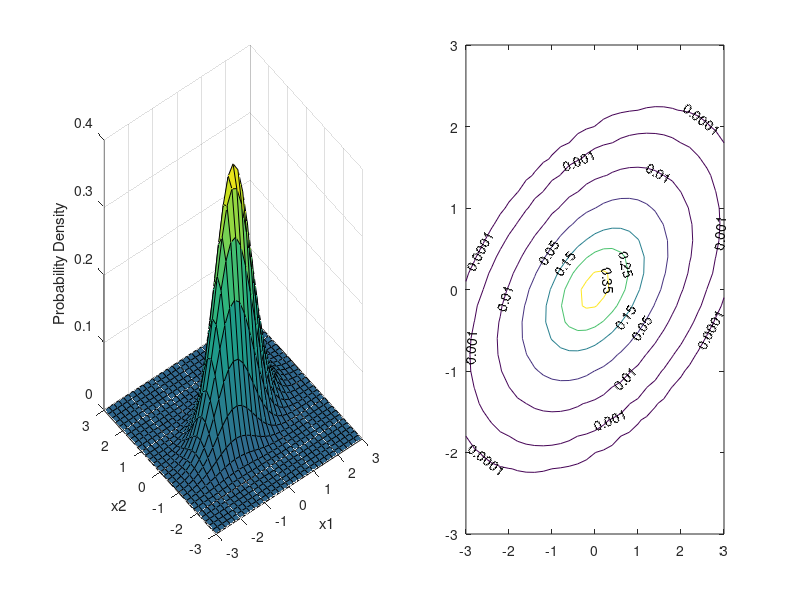
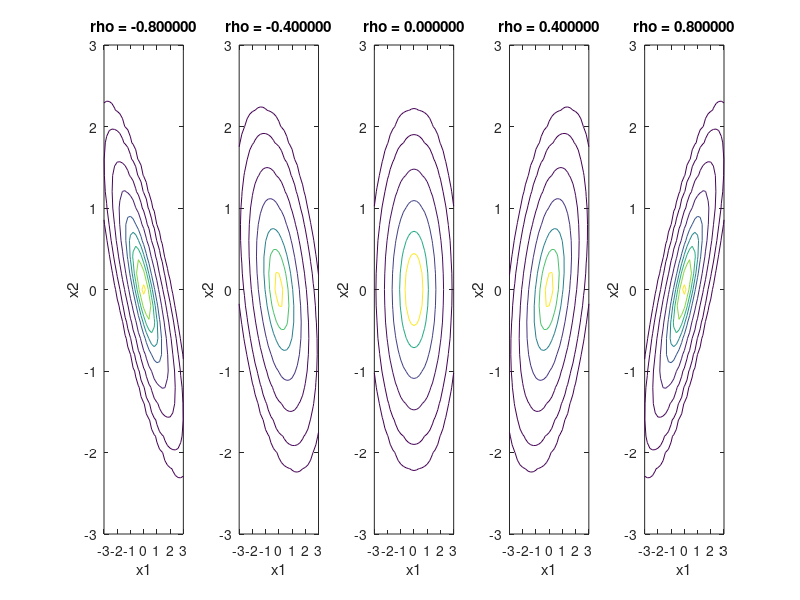

The MATLAB script that drew these images, in order:
% CSCI 5521 Introduction to Machine Learning 
% Rui Kuang
% Demonstration of 2-D Gaussians 

%Try Sigma = [0.5, 0;0, 0.5];Sigma = [0.7, 0;0, 0.3];Sigma = [0.7, 0.2;0.2, 0.3]

mu = [0 0];
Sigma = [0.7, 0.2;0.2, 0.3];
x1 = -3:.2:3; x2 = -3:.2:3;
[X1,X2] = meshgrid(x1,x2);
%pdf
F = mvnpdf([X1(:) X2(:)],mu,Sigma);
F = reshape(F,length(x2),length(x1));
subplot(1,2,1);
surf(x1,x2,F);
caxis([min(F(:))-.5*range(F(:)),max(F(:))]);
axis([-3 3 -3 3 0 .4])
xlabel('x1'); ylabel('x2'); zlabel('Probability Density');
subplot(1,2,2);
contour(x1,x2,F,[.0001 .001 .01 .05:.1:.95 .99 .999 .9999],'ShowText','on');

%contour
figure
i=1;
for rho = -0.8:0.4:0.8
    Sigma(1,2)=rho*sqrt(Sigma(1,1)*Sigma(2,2));
    Sigma(2,1)=Sigma(1,2);
    F = mvnpdf([X1(:) X2(:)],mu,Sigma);
    F = reshape(F,length(x2),length(x1));
    subplot(1,5,i);
    i=i+1;
    contour(x1,x2,F,[.0001 .001 .01 .05:.1:.95 .99 .999 .9999]);
    title (sprintf('rho = %f',rho));
    xlabel('x1'); ylabel('x2');
end